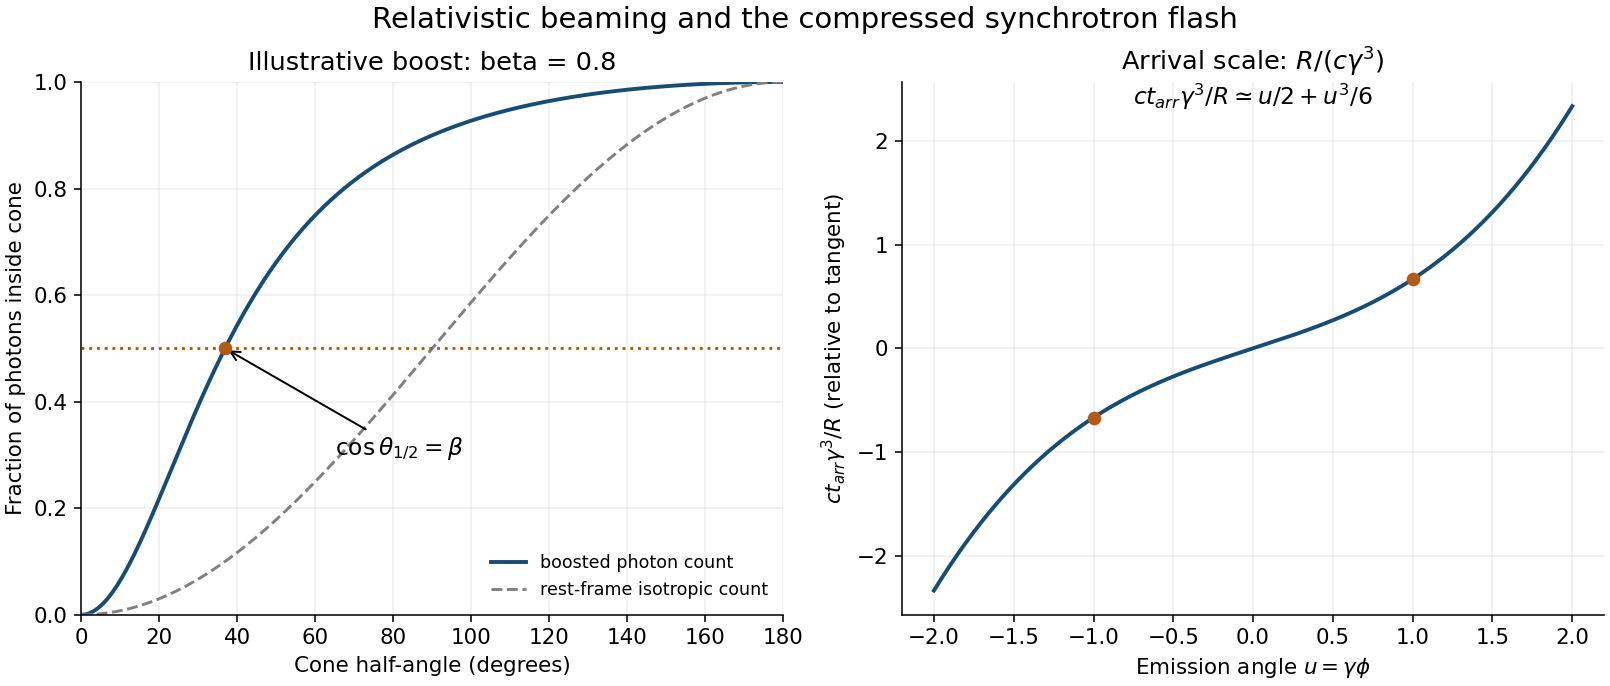

Reproduce this figure in Python.
from pathlib import Path
import numpy as np
import matplotlib
matplotlib.use("Agg")
import matplotlib.pyplot as plt
plt.rcParams.update({"font.size":11,"font.family":"DejaVu Sans","figure.facecolor":"white","axes.facecolor":"white","savefig.facecolor":"white"})

fig,axs=plt.subplots(1,2,figsize=(11.5,4.9),layout='constrained')
beta=.8;theta=np.linspace(0,np.pi,500);mu=np.cos(theta);muprime=(mu-beta)/(1-beta*mu);frac=(1-muprime)/2;half=np.degrees(np.arccos(beta))
axs[0].plot(np.degrees(theta),frac,color='#174c75',lw=2,label='boosted photon count');axs[0].plot(np.degrees(theta),(1-mu)/2,color='gray',ls='--',label='rest-frame isotropic count')
axs[0].axhline(.5,color='#b35b15',ls=':');axs[0].scatter([half],[.5],color='#b35b15',zorder=4);axs[0].annotate(r'$\cos\theta_{1/2}=\beta$',xy=(half,.5),xytext=(65,.3),arrowprops=dict(arrowstyle='->'),fontsize=12)
axs[0].set(xlabel='Cone half-angle (degrees)',ylabel='Fraction of photons inside cone',title='Illustrative boost: beta = 0.8',xlim=(0,180),ylim=(0,1));axs[0].legend(frameon=False,loc='lower right',fontsize=9)
u=np.linspace(-2,2,500);arrival=u/2+u**3/6
axs[1].plot(u,arrival,color='#174c75',lw=2);axs[1].scatter([-1,1],[-2/3,2/3],color='#b35b15',zorder=4)
axs[1].set(xlabel=r'Emission angle $u=\gamma\phi$',ylabel=r'$ct_{arr}\gamma^3/R$ (relative to tangent)',title=r'Arrival scale: $R/(c\gamma^3)$')
axs[1].text(0,2.35,r'$ct_{arr}\gamma^3/R\simeq u/2+u^3/6$',ha='center',fontsize=12)
for ax in axs:ax.grid(alpha=.2);ax.spines[['top','right']].set_visible(False)
fig.suptitle('Relativistic beaming and the compressed synchrotron flash',fontsize=15)
fig.savefig(Path.cwd()/Path(__file__).with_suffix('.png').name,dpi=140,transparent=False)
